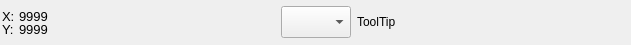
<?xml version="1.0" encoding="UTF-8"?>
<ui version="4.0">
 <class>ToolStatusWidget</class>
 <widget class="QWidget" name="ToolStatusWidget">
  <property name="geometry">
   <rect>
    <x>0</x>
    <y>0</y>
    <width>631</width>
    <height>45</height>
   </rect>
  </property>
  <property name="windowTitle">
   <string>Form</string>
  </property>
  <layout class="QHBoxLayout" name="horizontalLayout">
   <property name="spacing">
    <number>1</number>
   </property>
   <property name="sizeConstraint">
    <enum>QLayout::SetNoConstraint</enum>
   </property>
   <property name="margin">
    <number>1</number>
   </property>
   <item>
    <layout class="QGridLayout" name="gridLayout" columnstretch="0,0,0">
     <property name="leftMargin">
      <number>1</number>
     </property>
     <property name="horizontalSpacing">
      <number>6</number>
     </property>
     <item row="0" column="1">
      <widget class="QComboBox" name="zoomComboBox">
       <property name="minimumSize">
        <size>
         <width>50</width>
         <height>32</height>
        </size>
       </property>
       <property name="maximumSize">
        <size>
         <width>70</width>
         <height>32</height>
        </size>
       </property>
      </widget>
     </item>
     <item row="0" column="0">
      <layout class="QFormLayout" name="formLayout_2">
       <property name="sizeConstraint">
        <enum>QLayout::SetMinimumSize</enum>
       </property>
       <property name="fieldGrowthPolicy">
        <enum>QFormLayout::ExpandingFieldsGrow</enum>
       </property>
       <property name="formAlignment">
        <set>Qt::AlignLeading|Qt::AlignLeft|Qt::AlignVCenter</set>
       </property>
       <property name="horizontalSpacing">
        <number>1</number>
       </property>
       <property name="verticalSpacing">
        <number>1</number>
       </property>
       <item row="0" column="0">
        <widget class="QLabel" name="xCoordLabel">
         <property name="minimumSize">
          <size>
           <width>16</width>
           <height>12</height>
          </size>
         </property>
         <property name="maximumSize">
          <size>
           <width>10</width>
           <height>12</height>
          </size>
         </property>
         <property name="font">
          <font>
           <pointsize>10</pointsize>
          </font>
         </property>
         <property name="text">
          <string>X:</string>
         </property>
        </widget>
       </item>
       <item row="0" column="1">
        <widget class="QLabel" name="xCoordValueLabel">
         <property name="minimumSize">
          <size>
           <width>40</width>
           <height>12</height>
          </size>
         </property>
         <property name="maximumSize">
          <size>
           <width>50</width>
           <height>12</height>
          </size>
         </property>
         <property name="font">
          <font>
           <pointsize>10</pointsize>
          </font>
         </property>
         <property name="text">
          <string>9999</string>
         </property>
        </widget>
       </item>
       <item row="1" column="0">
        <widget class="QLabel" name="yCoordLabel">
         <property name="minimumSize">
          <size>
           <width>16</width>
           <height>12</height>
          </size>
         </property>
         <property name="maximumSize">
          <size>
           <width>10</width>
           <height>12</height>
          </size>
         </property>
         <property name="font">
          <font>
           <pointsize>10</pointsize>
          </font>
         </property>
         <property name="text">
          <string>Y:</string>
         </property>
        </widget>
       </item>
       <item row="1" column="1">
        <widget class="QLabel" name="yCoordValueLabel">
         <property name="minimumSize">
          <size>
           <width>50</width>
           <height>12</height>
          </size>
         </property>
         <property name="maximumSize">
          <size>
           <width>50</width>
           <height>12</height>
          </size>
         </property>
         <property name="font">
          <font>
           <pointsize>10</pointsize>
          </font>
         </property>
         <property name="text">
          <string>9999</string>
         </property>
        </widget>
       </item>
      </layout>
     </item>
     <item row="0" column="2">
      <widget class="QLabel" name="toolTipLabel">
       <property name="minimumSize">
        <size>
         <width>0</width>
         <height>0</height>
        </size>
       </property>
       <property name="maximumSize">
        <size>
         <width>16777215</width>
         <height>16</height>
        </size>
       </property>
       <property name="styleSheet">
        <string notr="true"/>
       </property>
       <property name="frameShape">
        <enum>QFrame::NoFrame</enum>
       </property>
       <property name="text">
        <string>ToolTip</string>
       </property>
      </widget>
     </item>
    </layout>
   </item>
  </layout>
 </widget>
 <resources>
  <include location="rsrc.qrc"/>
 </resources>
 <connections/>
 <slots>
  <signal>xCoordChanged(QString)</signal>
  <signal>yCoordChanged(QString)</signal>
  <slot>updateCoords(QPointF)</slot>
 </slots>
</ui>
